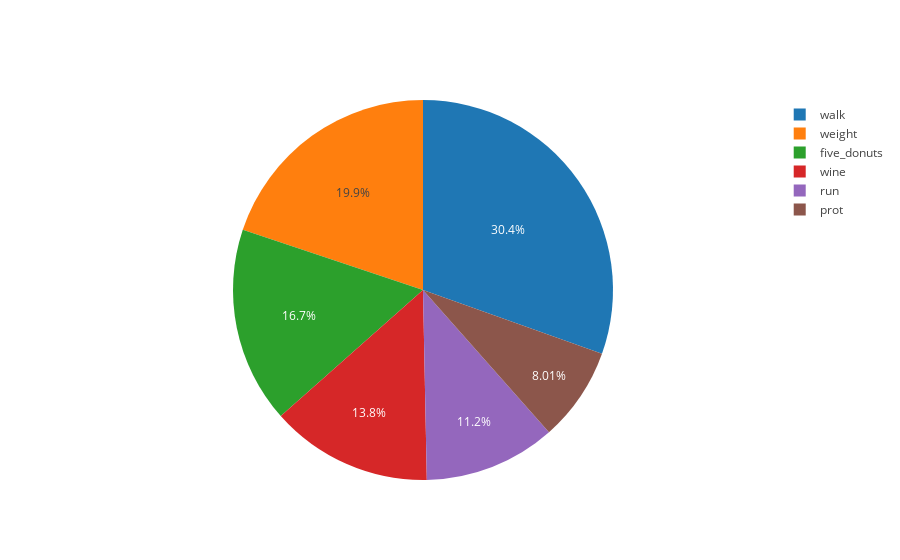

Here is the notebook cell this chart was saved with:
### Code cell
# pie chart
# coluns: five_donuts, walk, run, wine, prot, weight
print('All % of activites through the time')
labels = ['five_donuts', 'walk', 'run', 'wine', 'prot', 'weight']
values= [df.five_donuts.sum(), df.walk.sum(), df.run.sum(), df.wine.sum(), df.prot.sum(), df.weight.sum()]
fig3 = go.Pie(labels=labels, values=values)
iplot([fig3], filename='basic_pie_chart')

### Figure 1 — Plotly figure (JSON) as saved in the notebook; plotly's stock layout.template omitted (floating-point values rounded to 4 significant figures)
{"data": [{"labels": ["five_donuts", "walk", "run", "wine", "prot", "weight"], "type": "pie", "uid": "b6605f2a-1a32-4af6-8d02-7b6f70ee4ef7", "values": [52, 95, 35, 43, 25, 62]}], "layout": {}}
